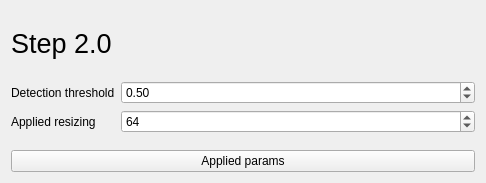
<?xml version="1.0" encoding="UTF-8"?>
<ui version="4.0">
 <class>Engine_data_form</class>
 <widget class="QWidget" name="Engine_data_form">
  <property name="geometry">
   <rect>
    <x>0</x>
    <y>0</y>
    <width>486</width>
    <height>183</height>
   </rect>
  </property>
  <property name="windowTitle">
   <string>Form</string>
  </property>
  <layout class="QVBoxLayout" name="verticalLayout_2">
   <item>
    <layout class="QVBoxLayout" name="verticalLayout">
     <item>
      <widget class="QLabel" name="label_engine_data_form">
       <property name="sizePolicy">
        <sizepolicy hsizetype="Preferred" vsizetype="Minimum">
         <horstretch>0</horstretch>
         <verstretch>0</verstretch>
        </sizepolicy>
       </property>
       <property name="font">
        <font>
         <pointsize>20</pointsize>
        </font>
       </property>
       <property name="text">
        <string>Step 2.0</string>
       </property>
      </widget>
     </item>
     <item>
      <layout class="QFormLayout" name="formLayout">
       <item row="0" column="0">
        <widget class="QLabel" name="label_2">
         <property name="text">
          <string>Detection threshold</string>
         </property>
        </widget>
       </item>
       <item row="1" column="0">
        <widget class="QLabel" name="label_23">
         <property name="text">
          <string>Applied resizing</string>
         </property>
        </widget>
       </item>
       <item row="1" column="1">
        <widget class="QSpinBox" name="spinBox_det_size">
         <property name="enabled">
          <bool>true</bool>
         </property>
         <property name="readOnly">
          <bool>false</bool>
         </property>
         <property name="maximum">
          <number>3000</number>
         </property>
         <property name="singleStep">
          <number>32</number>
         </property>
         <property name="value">
          <number>64</number>
         </property>
        </widget>
       </item>
       <item row="0" column="1">
        <widget class="QDoubleSpinBox" name="doubleSpinBox_det_threshold">
         <property name="maximum">
          <double>1.000000000000000</double>
         </property>
         <property name="singleStep">
          <double>0.100000000000000</double>
         </property>
         <property name="value">
          <double>0.500000000000000</double>
         </property>
        </widget>
       </item>
      </layout>
     </item>
     <item>
      <widget class="QPushButton" name="pushButton_applied_params">
       <property name="text">
        <string>Applied params</string>
       </property>
      </widget>
     </item>
    </layout>
   </item>
  </layout>
 </widget>
 <resources/>
 <connections/>
</ui>
